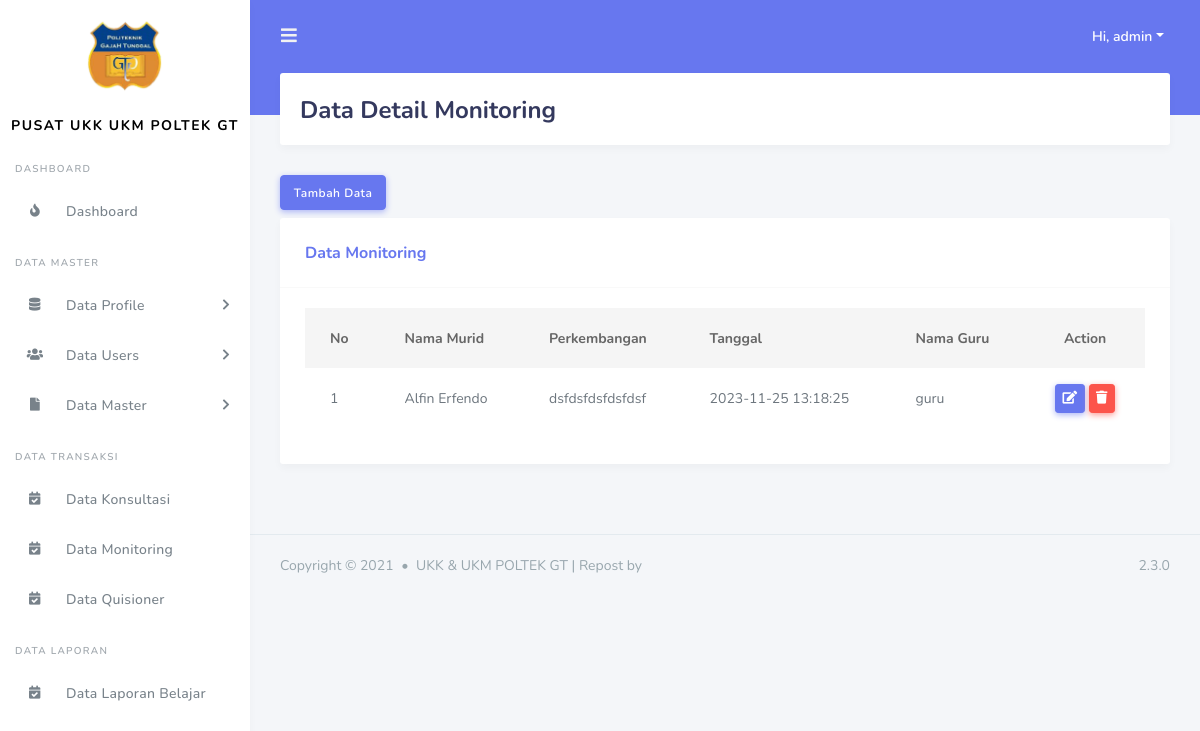
Page /admin/data_detail_monitoring.php?id=6 (signed in) on the committed database.
### tables this page shows
CREATE TABLE `tbl_monitoring` (
  `id_monitoring` int(11) NOT NULL,
  `id_murid` int(11) NOT NULL,
  `perkembangan` varchar(255) NOT NULL,
  `id_users` int(11) NOT NULL,
  `date_monitoring` timestamp NOT NULL DEFAULT current_timestamp() ON UPDATE current_timestamp()
);

CREATE TABLE `tbl_murid` (
  `id_murid` int(11) NOT NULL,
  `nik` varchar(100) NOT NULL,
  `nama` varchar(200) NOT NULL,
  `jenis_kelamin` varchar(100) NOT NULL,
  `tempat_lahir` varchar(100) NOT NULL,
  `tanggal_lahir` date NOT NULL,
  `gambar` varchar(200) NOT NULL,
  `alamat` varchar(200) NOT NULL,
  `agama` varchar(200) NOT NULL DEFAULT 'admin',
  `status_murid` enum('menunggu hasil','diterima','tidak') NOT NULL DEFAULT 'diterima'
);

CREATE TABLE `tbl_users` (
  `id_users` int(11) NOT NULL,
  `nama_users` varchar(255) DEFAULT NULL,
  `alamat_users` varchar(255) DEFAULT NULL,
  `email_users` varchar(200) DEFAULT NULL,
  `no_telp_users` varchar(15) DEFAULT NULL,
  `hak_akses` enum('kepala sekolah','admin','guru') DEFAULT NULL,
  `username` varchar(255) DEFAULT NULL,
  `password` varchar(255) DEFAULT NULL,
  `status` enum('aktiv','non-aktiv') DEFAULT NULL
);

### include/koneksi.php (called while the page is built, shortened)
<?php
$base_url = "http://localhost/ukkukmpoltek/";
?>

### admin/data_detail_monitoring.php (the view, shortened to what this page needs)
<?php
include('../include/koneksi.php');
include('../template/header.php');
include('../template/sidebar.php');
?>
<div class="main-content">
  <section class="section">
    <div class="section-header">
      <h1>Data Detail Monitoring</h1>
    </div>
    <button type="button" class="btn btn-primary mb-2" data-toggle="modal" data-target="#tambahdata">
      Tambah Data
    </button>
    <div class="section-body">
      <div class="card table-responsive">
        <div class="card-header">
            <h4>Data Monitoring</h4>
        </div>
        <div class="card-body ">
            <table class="table table-hover" id="data_tabel">
            <thead>
              <tr>
                <th>No</th>
                <th>Nama Murid</th>
                <th>Perkembangan</th>
                <th>Tanggal</th>
                <th>Nama Guru</th>
                <th class ="text-center">Action</th>
              </tr>
            </thead>
            <tbody>
              <?php
                    $query = "SELECT * FROM tbl_monitoring tmt INNER JOIN tbl_murid tm ON tm.id_murid = tmt.id_murid INNER JOIN tbl_users tu on tu.id_users = tmt.id_users";
                    $result_tasks = mysqli_query($conn, $query);
                    $no = 1;
                    while($row = mysqli_fetch_assoc($result_tasks)) { ?>
                <tr>
                  <td><?= $no++ ?></td>
                  <td><?= $row['nama']?></td>
                  <td><?= $row['perkembangan']?></td>
                  <td><?= $row['date_monitoring']?></td>
                  <td><?= $row['nama_users']?></td>
                  <td class ="text-center">
                    <button type="button" class="btn btn-primary btn-sm" data-toggle="modal" data-target="#updatedata<?= $row['id_monitoring'] ?>">
                      <i class="fas fa-edit"></i>
                    </button>
                    <a href="<?= $base_url ?>proses_admin/data_monitoring/delete.php?id=<?= $row['id_monitoring'] ?>&id_kelas=<?= $row['id_kelas'] ?>" class="btn btn-danger btn-sm"><i class="fas fa-trash"></i></a>
                  </td>
                </tr>
              <?php } ?>
            </tbody>
          </table>
        </div>
      </div>
    </div>
  </section>
</div>
<?php include('../template/footer.php'); ?>

### rows in the picture
tbl_monitoring: id_murid.nama "Alfin Erfendo", perkembangan "dsfdsfdsfdsfdsf", date_monitoring "2023-11-25 13:18:25", id_users.nama_users "guru"

### other values in the picture
$_SESSION['nama_users'] "admin"
